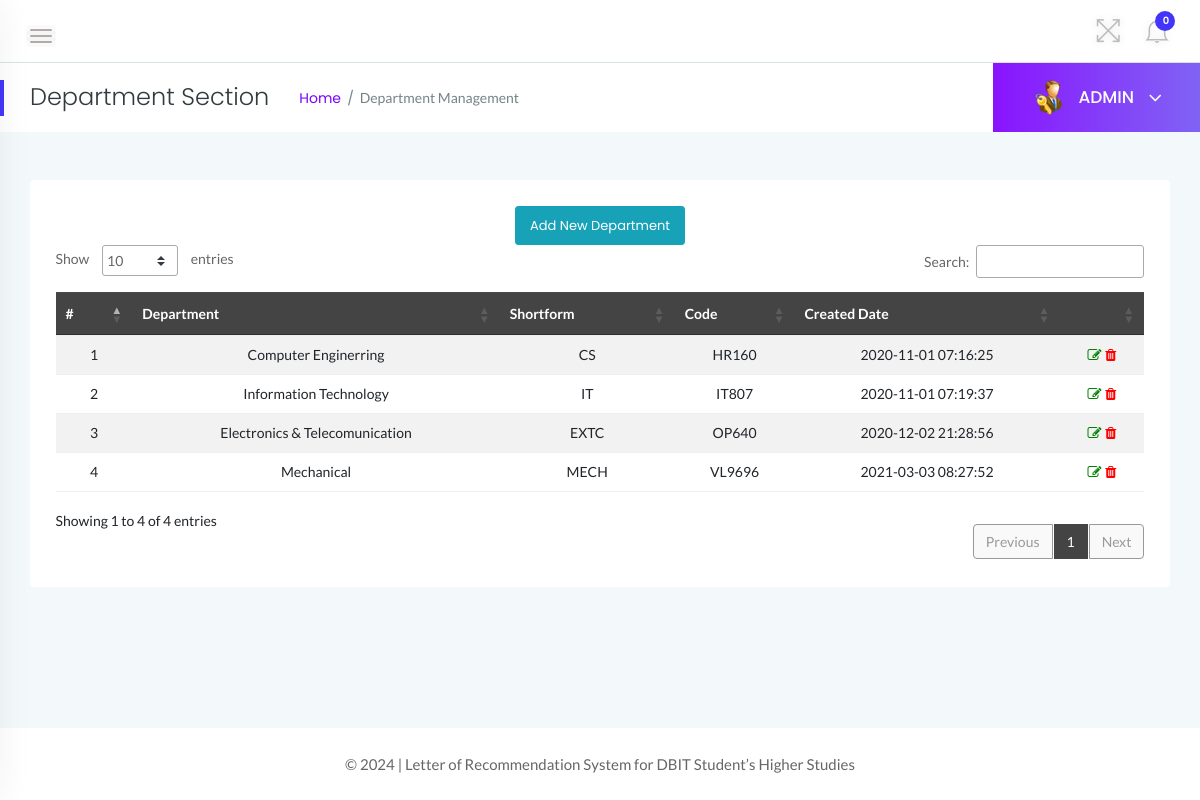
The page /admin/department.php (signed in) on the database its author committed.
### tables this page shows
CREATE TABLE `tbldepartments` (
  `id` int(11) NOT NULL,
  `DepartmentName` varchar(150) DEFAULT NULL,
  `DepartmentShortName` varchar(100) NOT NULL,
  `DepartmentCode` varchar(50) DEFAULT NULL,
  `CreationDate` timestamp NULL DEFAULT CURRENT_TIMESTAMP
);

### admin/department.php (the view, shortened to what this page needs)
<?php
    include('../includes/dbconn.php');
    if(strlen($_SESSION['alogin'])==0){
    header('location:index.php');
    } else {
?>
<!doctype html>
<html class="no-js" lang="en">
<head>
    <link rel="stylesheet" href="../assets/css/bootstrap.min.css">
    <link rel="stylesheet" href="../assets/css/font-awesome.min.css">
    <link rel="stylesheet" href="../assets/css/themify-icons.css">
    <link rel="stylesheet" href="../assets/css/metisMenu.css">
    <link rel="stylesheet" href="../assets/css/owl.carousel.min.css">
    <link rel="stylesheet" href="../assets/css/slicknav.min.css">
    <link rel="stylesheet" href="https://www.amcharts.com/lib/3/plugins/export/export.css" type="text/css" media="all" />
    <link rel="stylesheet" type="text/css" href="https://cdn.datatables.net/1.10.19/css/jquery.dataTables.css">
    <link rel="stylesheet" type="text/css" href="https://cdn.datatables.net/1.10.18/css/dataTables.bootstrap4.min.css">
    <link rel="stylesheet" type="text/css" href="https://cdn.datatables.net/responsive/2.2.3/css/responsive.bootstrap.min.css">
    <link rel="stylesheet" type="text/css" href="https://cdn.datatables.net/responsive/2.2.3/css/responsive.jqueryui.min.css">
    <link rel="stylesheet" href="../assets/css/typography.css">
    <link rel="stylesheet" href="../assets/css/default-css.css">
    <link rel="stylesheet" href="../assets/css/styles.css">
    <link rel="stylesheet" href="../assets/css/responsive.css">
</head>
<body>
    <div class="page-container">
        <div class="main-content">
            <div class="header-area">
                <div class="row align-items-center">
                    <div class="col-md-6 col-sm-8 clearfix">
                        <div class="nav-btn pull-left">
                            <span></span>
                            <span></span>
                            <span></span>
                        </div>
                    </div>
                    <div class="col-md-6 col-sm-4 clearfix">
                        <ul class="notification-area pull-right">
                            <li id="full-view"><i class="ti-fullscreen"></i></li>
                            <?php include '../includes/admin-notification.php'?>
                        </ul>
                    </div>
                </div>
            </div>
            <div class="page-title-area">
                <div class="row align-items-center">
                    <div class="col-sm-6">
                        <div class="breadcrumbs-area clearfix">
                            <h4 class="page-title pull-left">Department Section</h4>
                            <ul class="breadcrumbs pull-left">
                                <li><a href="dashboard.php">Home</a></li>
                                <li><span>Department Management</span></li>
                            </ul>
                        </div>
                    </div>
                    <div class="col-sm-6 clearfix">
                        <div class="user-profile pull-right">
                            <img class="avatar user-thumb" src="../assets/images/admin.png" alt="avatar">
                            <h4 class="user-name dropdown-toggle" data-toggle="dropdown">ADMIN <i class="fa fa-angle-down"></i></h4>
                        </div>
                    </div>
                </div>
            </div>
            <div class="main-content-inner">
                <div class="row">
                    <div class="col-12 mt-5">
                        <div class="card">
                            <div class="card-body">
                                <div class="data-tables datatable-dark">
                                <center><a href="add-department.php" class="btn btn-sm btn-info">Add New Department</a></center>
                                    <table id="dataTable3" class="table table-hover table-striped text-center">
                                        <thead class="text-capitalize">
                                            <tr>
                                                <th>#</th>
                                                <th>Department</th>
                                                <th>Shortform</th>
                                                <th>Code</th>
                                                <th>Created Date</th>
                                                <th></th>
                                            </tr>
                                        </thead>
                                        <tbody>
                                    <?php $sql = "SELECT * from tbldepartments";
                                    $query = $dbh -> prepare($sql);
                                    $query->execute();
                                    $results=$query->fetchAll(PDO::FETCH_OBJ);
                                    $cnt=1;
                                    if($query->rowCount() > 0)
                                    {
                                    foreach($results as $result)
                                    {               ?>
                                        <tr>
                                            <td> <?php echo htmlentities($cnt);?></td>
                                            <td><?php echo htmlentities($result->DepartmentName);?></td>
                                            <td><?php echo htmlentities($result->DepartmentShortName);?></td>
                                            <td><?php echo htmlentities($result->DepartmentCode);?></td>
                                            <td><?php echo htmlentities($result->CreationDate);?></td>
                                            <td><a href="edit-department.php?deptid=<?php echo htmlentities($result->id);?>"><i class="fa fa-edit" style="color:green"></i></a><a href="department.php?del=<?php echo htmlentities($result->id);?>" onclick="return confirm('Do you want to delete');"> <i class="fa fa-trash" style="color:red"></i></a></td>
                                        </tr>
                                         <?php $cnt++;} }?>
                                    </tbody>
                                    </table>
                                </div>
                            </div>
                        </div>
                    </div>
                </div>
                </div>
            </div>
            <?php include '../includes/footer.php' ?>
        </div>
</body>
</html>
<?php } ?>

### includes/admin-notification.php (shortened to what this page needs)
<link rel="stylesheet" href="../assets/css/styles.css">
<?php
    include 'dbconn.php';
    $isread=0;
    $sql = "SELECT id from tblleaves where IsRead=:isread";
    $query = $dbh -> prepare($sql);
    $query->bindParam(':isread',$isread,PDO::PARAM_STR);
    $query->execute();
    $unreadcount=$query->rowCount();
?>
    <li class="dropdown">
        <i class="ti-bell dropdown-toggle" data-toggle="dropdown">
            <span><?php echo htmlentities($unreadcount);?></span>
            </i>
     </li>

### includes/footer.php
<footer>
        <div class="footer-area">
                <p>© <?php echo date("Y");?> | Letter of Recommendation System for DBIT Student’s Higher Studies</p>
        </div>
</footer>

### rows shown on the page
tbldepartments: DepartmentName "Computer Enginerring", DepartmentShortName "CS", DepartmentCode "HR160", CreationDate "2020-11-01 07:16:25"
tbldepartments: DepartmentName "Information Technology", DepartmentShortName "IT", DepartmentCode "IT807", CreationDate "2020-11-01 07:19:37"
tbldepartments: DepartmentName "Electronics & Telecomunication", DepartmentShortName "EXTC", DepartmentCode "OP640", CreationDate "2020-12-02 21:28:56"
tbldepartments: DepartmentName "Mechanical", DepartmentShortName "MECH", DepartmentCode "VL9696", CreationDate "2021-03-03 08:27:52"

### other values the page prints
$unreadcount "0"
